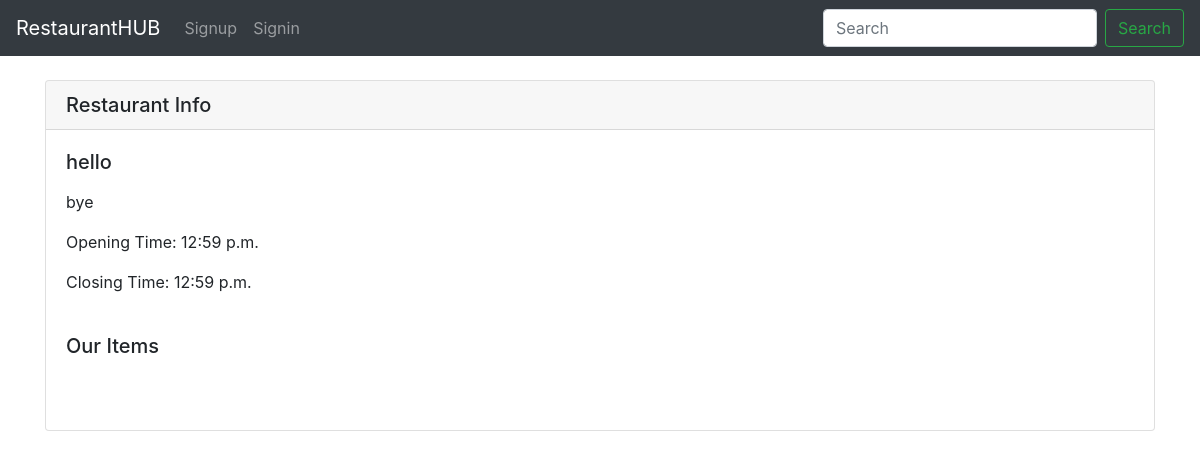
The page /restaurants/8/detail/ on the database its author committed.
### restaurants/models.py (models this page shows, shortened)
class Restaurant(models.Model):
    owner = models.ForeignKey(User, default=1, on_delete=models.CASCADE)
    name = models.CharField(max_length=120)
    description = models.TextField()
    opening_time = models.TimeField()
    closing_time = models.TimeField()
    logo = models.ImageField(upload_to='restaurant_logos', null=True, blank=True)

### restaurants/views.py (the view)
# urls.py: path('restaurants/<int:restaurant_id>/detail/',views.restaurant_detail ,name='restaurant-detail'),
def restaurant_detail(request, restaurant_id):
    restaurant = Restaurant.objects.get(id=restaurant_id)
    items = Item.objects.filter(restaurant=restaurant)
    context = {
        "restaurant": restaurant,
        "items": items,
    }
    return render(request, 'detail.html', context)

### restaurants/templates/detail.html (shortened to what this page needs)
{% extends "base.html" %}
{% block content %}
<br>
<div class="card">
  <h5 class="card-header">Restaurant Info</h5>
  <div class="card-body">
    <h5 class="card-title">{{restaurant.name}}</h5>
    <p class="card-text">{{restaurant.description|linebreaks}}</p>
    <p class="card-text">Opening Time: {{restaurant.opening_time}}</p>
    <p class="card-text">Closing Time: {{restaurant.closing_time}}</p>
  </div>
  <div class="card-body">
    <h5 class="card-title">Our Items</h5>
  </div>
  <div class="card-body">
  </div>
</div>
{% endblock content %}

### rows shown on the page
Restaurant: name "hello", description "bye", opening_time "12:59 p.m.", closing_time "12:59 p.m."
